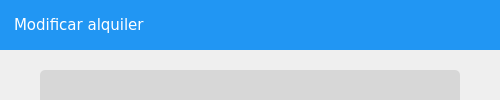
                           <widget class="QWidget" name="alquileresModificar">
                            <layout class="QVBoxLayout" name="verticalLayout_28">
                             <property name="spacing">
                              <number>0</number>
                             </property>
                             <property name="leftMargin">
                              <number>0</number>
                             </property>
                             <property name="topMargin">
                              <number>0</number>
                             </property>
                             <property name="rightMargin">
                              <number>0</number>
                             </property>
                             <property name="bottomMargin">
                              <number>0</number>
                             </property>
                             <item>
                              <widget class="QFrame" name="frame_4">
                               <property name="minimumSize">
                                <size>
                                 <width>500</width>
                                 <height>0</height>
                                </size>
                               </property>
                               <property name="maximumSize">
                                <size>
                                 <width>0</width>
                                 <height>16777215</height>
                                </size>
                               </property>
                               <property name="styleSheet">
                                <string notr="true"/>
                               </property>
                               <property name="frameShape">
                                <enum>QFrame::NoFrame</enum>
                               </property>
                               <property name="frameShadow">
                                <enum>QFrame::Raised</enum>
                               </property>
                               <layout class="QVBoxLayout" name="verticalLayout_27">
                                <property name="spacing">
                                 <number>0</number>
                                </property>
                                <property name="leftMargin">
                                 <number>0</number>
                                </property>
                                <property name="topMargin">
                                 <number>0</number>
                                </property>
                                <property name="rightMargin">
                                 <number>0</number>
                                </property>
                                <property name="bottomMargin">
                                 <number>0</number>
                                </property>
                                <item>
                                 <widget class="QFrame" name="framesModificarAlquiler_2">
                                  <property name="minimumSize">
                                   <size>
                                    <width>0</width>
                                    <height>50</height>
                                   </size>
                                  </property>
                                  <property name="maximumSize">
                                   <size>
                                    <width>16777215</width>
                                    <height>50</height>
                                   </size>
                                  </property>
                                  <property name="styleSheet">
                                   <string notr="true">background-color: #2196f3;</string>
                                  </property>
                                  <property name="frameShape">
                                   <enum>QFrame::NoFrame</enum>
                                  </property>
                                  <property name="frameShadow">
                                   <enum>QFrame::Raised</enum>
                                  </property>
                                  <layout class="QHBoxLayout" name="horizontalLayout_10">
                                   <property name="spacing">
                                    <number>0</number>
                                   </property>
                                   <property name="leftMargin">
                                    <number>0</number>
                                   </property>
                                   <property name="topMargin">
                                    <number>0</number>
                                   </property>
                                   <property name="rightMargin">
                                    <number>0</number>
                                   </property>
                                   <property name="bottomMargin">
                                    <number>0</number>
                                   </property>
                                   <item>
                                    <widget class="QLabel" name="lblTituloModificarAlquiler">
                                     <property name="font">
                                      <font>
                                       <family>Verdana</family>
                                       <pointsize>11</pointsize>
                                      </font>
                                     </property>
                                     <property name="styleSheet">
                                      <string notr="true">QLabel{
	background-color: transparent;
	color: #fff;
	padding: 10px;
}</string>
                                     </property>
                                     <property name="text">
                                      <string>Modificar alquiler</string>
                                     </property>
                                    </widget>
                                   </item>
                                   <item>
                                    <widget class="QPushButton" name="btnCerrarModificarAlquiler">
                                     <property name="minimumSize">
                                      <size>
                                       <width>50</width>
                                       <height>0</height>
                                      </size>
                                     </property>
                                     <property name="maximumSize">
                                      <size>
                                       <width>50</width>
                                       <height>16777215</height>
                                      </size>
                                     </property>
                                     <property name="cursor">
                                      <cursorShape>PointingHandCursor</cursorShape>
                                     </property>
                                     <property name="styleSheet">
                                      <string notr="true">QPushButton{
	border: none;
	background-color: transparent;
	padding: 10px;
}
</string>
                                     </property>
                                     <property name="text">
                                      <string/>
                                     </property>
                                     <property name="icon">
                                      <iconset resource="../Iconos/Iconos.qrc">
                                       <normaloff>:/Iconos/cerrar.png</normaloff>:/Iconos/cerrar.png</iconset>
                                     </property>
                                     <property name="iconSize">
                                      <size>
                                       <width>20</width>
                                       <height>20</height>
                                      </size>
                                     </property>
                                    </widget>
                                   </item>
                                  </layout>
                                 </widget>
                                </item>
                                <item>
                                 <widget class="QFrame" name="framesModificarAlquiler">
                                  <property name="frameShape">
                                   <enum>QFrame::NoFrame</enum>
                                  </property>
                                  <property name="frameShadow">
                                   <enum>QFrame::Raised</enum>
                                  </property>
                                  <widget class="QLineEdit" name="txtDocumentoModificarAlquiler">
                                   <property name="geometry">
                                    <rect>
                                     <x>40</x>
                                     <y>80</y>
                                     <width>420</width>
                                     <height>40</height>
                                    </rect>
                                   </property>
                                   <property name="font">
                                    <font>
                                     <family>Verdana</family>
                                     <pointsize>10</pointsize>
                                    </font>
                                   </property>
                                   <property name="styleSheet">
                                    <string notr="true">QLineEdit{
	background-color: #d7d7d7;
	border: none;
	border-radius: 5px;
	padding: 10px;
}
QLineEdit:focus {
	border: 2px solid rgb(91, 101, 124);
}</string>
                                   </property>
                                   <property name="maxLength">
                                    <number>12</number>
                                   </property>
                                   <property name="placeholderText">
                                    <string>Número de documento</string>
                                   </property>
                                   <property name="clearButtonEnabled">
                                    <bool>true</bool>
                                   </property>
                                  </widget>
                                  <widget class="QComboBox" name="cmbPropiedadModificarAlquiler">
                                   <property name="geometry">
                                    <rect>
                                     <x>40</x>
                                     <y>140</y>
                                     <width>421</width>
                                     <height>40</height>
                                    </rect>
                                   </property>
                                   <property name="font">
                                    <font>
                                     <family>Verdana</family>
                                     <pointsize>10</pointsize>
                                    </font>
                                   </property>
                                   <property name="cursor">
                                    <cursorShape>PointingHandCursor</cursorShape>
                                   </property>
                                   <property name="styleSheet">
                                    <string notr="true">QComboBox{
	background-color: #d7d7d7;
	border-radius: 5px;
	padding-left: 10px;
}
QComboBox:hover {
	border: 2px solid rgb(91, 101, 124);
}

QComboBox, QAbstractItemView {
	color: #000;	
	background-color: #d7d7d7;
	selection-background-color: #cdcdcd;
	selection-color: #000;
}
QComboBox::drop-down {
    width: 30px;
	padding: 5px;
    image: url(:Iconos/seleccionar.png);
}</string>
                                   </property>
                                   <item>
                                    <property name="text">
                                     <string>Propiedad</string>
                                    </property>
                                   </item>
                                  </widget>
                                  <widget class="QLineEdit" name="txtCantidadPersonasModificarAlquiler">
                                   <property name="geometry">
                                    <rect>
                                     <x>40</x>
                                     <y>200</y>
                                     <width>200</width>
                                     <height>40</height>
                                    </rect>
                                   </property>
                                   <property name="font">
                                    <font>
                                     <family>Verdana</family>
                                     <pointsize>10</pointsize>
                                    </font>
                                   </property>
                                   <property name="styleSheet">
                                    <string notr="true">QLineEdit{
	background-color: #d7d7d7;
	border: none;
	border-radius: 5px;
	padding: 10px;
}
QLineEdit:focus {
	border: 2px solid rgb(91, 101, 124);
}</string>
                                   </property>
                                   <property name="maxLength">
                                    <number>100</number>
                                   </property>
                                   <property name="placeholderText">
                                    <string>Cantidad de personas</string>
                                   </property>
                                   <property name="clearButtonEnabled">
                                    <bool>true</bool>
                                   </property>
                                  </widget>
                                  <widget class="QLineEdit" name="txtCantidadMascotasModificarAlquiler">
                                   <property name="geometry">
                                    <rect>
                                     <x>250</x>
                                     <y>200</y>
                                     <width>210</width>
                                     <height>40</height>
                                    </rect>
                                   </property>
                                   <property name="font">
                                    <font>
                                     <family>Verdana</family>
                                     <pointsize>10</pointsize>
                                    </font>
                                   </property>
                                   <property name="styleSheet">
                                    <string notr="true">QLineEdit{
	background-color: #d7d7d7;
	border: none;
	border-radius: 5px;
	padding: 10px;
}
QLineEdit:focus {
	border: 2px solid rgb(91, 101, 124);
}</string>
                                   </property>
                                   <property name="maxLength">
                                    <number>100</number>
                                   </property>
                                   <property name="placeholderText">
                                    <string>Cantidad de mascotas</string>
                                   </property>
                                   <property name="clearButtonEnabled">
                                    <bool>true</bool>
                                   </property>
                                  </widget>
                                  <widget class="QLineEdit" name="txtPrecioModificarAlquiler">
                                   <property name="geometry">
                                    <rect>
                                     <x>40</x>
                                     <y>380</y>
                                     <width>420</width>
                                     <height>40</height>
                                    </rect>
                                   </property>
                                   <property name="font">
                                    <font>
                                     <family>Verdana</family>
                                     <pointsize>10</pointsize>
                                    </font>
                                   </property>
                                   <property name="styleSheet">
                                    <string notr="true">QLineEdit{
	background-color: #d7d7d7;
	border: none;
	border-radius: 5px;
	padding: 10px;
}
QLineEdit:focus {
	border: 2px solid rgb(91, 101, 124);
}</string>
                                   </property>
                                   <property name="text">
                                    <string/>
                                   </property>
                                   <property name="placeholderText">
                                    <string>Precio</string>
                                   </property>
                                   <property name="clearButtonEnabled">
                                    <bool>true</bool>
                                   </property>
                                  </widget>
                                  <widget class="QPushButton" name="btnConfirmarModificarAlquiler">
                                   <property name="geometry">
                                    <rect>
                                     <x>210</x>
                                     <y>450</y>
                                     <width>120</width>
                                     <height>40</height>
                                    </rect>
                                   </property>
                                   <property name="font">
                                    <font>
                                     <family>Verdana</family>
                                     <pointsize>10</pointsize>
                                    </font>
                                   </property>
                                   <property name="cursor">
                                    <cursorShape>PointingHandCursor</cursorShape>
                                   </property>
                                   <property name="focusPolicy">
                                    <enum>Qt::NoFocus</enum>
                                   </property>
                                   <property name="styleSheet">
                                    <string notr="true">QPushButton{
	background-color: #1c1c1c;
	border:none;
	border-radius: 5px;
	color:#fff;
	padding-left: 15px;
	padding-right: 15px;
}
QPushButton:hover{
	background-color: #000000;
}</string>
                                   </property>
                                   <property name="text">
                                    <string>Confirmar</string>
                                   </property>
                                   <property name="icon">
                                    <iconset resource="../Iconos/Iconos.qrc">
                                     <normaloff>:/Iconos/confirmar.png</normaloff>:/Iconos/confirmar.png</iconset>
                                   </property>
                                   <property name="iconSize">
                                    <size>
                                     <width>20</width>
                                     <height>20</height>
                                    </size>
                                   </property>
                                  </widget>
                                  <widget class="QPushButton" name="btnCancelarModificarAlquiler">
                                   <property name="geometry">
                                    <rect>
                                     <x>340</x>
                                     <y>450</y>
                                     <width>120</width>
                                     <height>40</height>
                                    </rect>
                                   </property>
                                   <property name="font">
                                    <font>
                                     <family>Verdana</family>
                                     <pointsize>10</pointsize>
                                    </font>
                                   </property>
                                   <property name="cursor">
                                    <cursorShape>PointingHandCursor</cursorShape>
                                   </property>
                                   <property name="focusPolicy">
                                    <enum>Qt::NoFocus</enum>
                                   </property>
                                   <property name="styleSheet">
                                    <string notr="true">QPushButton{
	background-color: #7f7f7f;
	border:none;
	border-radius: 5px;
	color:#fff;
	padding-left: 15px;
	padding-right: 15px;
}
QPushButton:hover{
	background-color: #595959
}</string>
                                   </property>
                                   <property name="text">
                                    <string>Cancelar</string>
                                   </property>
                                   <property name="icon">
                                    <iconset resource="../Iconos/Iconos.qrc">
                                     <normaloff>:/Iconos/cancelar.png</normaloff>:/Iconos/cancelar.png</iconset>
                                   </property>
                                   <property name="iconSize">
                                    <size>
                                     <width>20</width>
                                     <height>20</height>
                                    </size>
                                   </property>
                                  </widget>
                                  <widget class="QLineEdit" name="txtReservaModificarAlquiler">
                                   <property name="geometry">
                                    <rect>
                                     <x>40</x>
                                     <y>20</y>
                                     <width>420</width>
                                     <height>40</height>
                                    </rect>
                                   </property>
                                   <property name="font">
                                    <font>
                                     <family>Verdana</family>
                                     <pointsize>10</pointsize>
                                    </font>
                                   </property>
                                   <property name="cursor">
                                    <cursorShape>BlankCursor</cursorShape>
                                   </property>
                                   <property name="styleSheet">
                                    <string notr="true">QLineEdit{
	background-color: #d7d7d7;
	border: none;
	border-radius: 5px;
	padding: 10px;
}
</string>
                                   </property>
                                   <property name="text">
                                    <string/>
                                   </property>
                                   <property name="maxLength">
                                    <number>100</number>
                                   </property>
                                   <property name="alignment">
                                    <set>Qt::AlignCenter</set>
                                   </property>
                                   <property name="readOnly">
                                    <bool>true</bool>
                                   </property>
                                   <property name="placeholderText">
                                    <string/>
                                   </property>
                                   <property name="clearButtonEnabled">
                                    <bool>false</bool>
                                   </property>
                                  </widget>
                                  <widget class="QLineEdit" name="txtHoraLlegadaModificarAlquiler">
                                   <property name="geometry">
                                    <rect>
                                     <x>250</x>
                                     <y>260</y>
                                     <width>210</width>
                                     <height>40</height>
                                    </rect>
                                   </property>
                                   <property name="font">
                                    <font>
                                     <family>Verdana</family>
                                     <pointsize>10</pointsize>
                                    </font>
                                   </property>
                                   <property name="styleSheet">
                                    <string notr="true">QLineEdit{
	background-color: #d7d7d7;
	border: none;
	border-radius: 5px;
	padding: 10px;
}
QLineEdit:focus {
	border: 2px solid rgb(91, 101, 124);
}</string>
                                   </property>
                                   <property name="text">
                                    <string/>
                                   </property>
                                   <property name="maxLength">
                                    <number>5</number>
                                   </property>
                                   <property name="placeholderText">
                                    <string>Hora de llegada</string>
                                   </property>
                                   <property name="clearButtonEnabled">
                                    <bool>true</bool>
                                   </property>
                                  </widget>
                                  <widget class="QDateEdit" name="dtFechaLlegadaModificarAlquiler">
                                   <property name="geometry">
                                    <rect>
                                     <x>40</x>
                                     <y>260</y>
                                     <width>200</width>
                                     <height>40</height>
                                    </rect>
                                   </property>
                                   <property name="font">
                                    <font>
                                     <family>Verdana</family>
                                     <pointsize>10</pointsize>
                                    </font>
                                   </property>
                                   <property name="styleSheet">
                                    <string notr="true">QDateEdit{
	background-color: #d7d7d7;
	border: none;
	border-radius: 5px;
	padding: 10px;
}
QDateEdit:focus {
	border: 2px solid rgb(91, 101, 124);
}

QDateEdit::drop-down {
    width: 30px;
	padding: 5px;
    image: url(:Iconos/calendario.png);
}

QCalendarWidget QToolButton{
height: 25px;
color: white;
font-size: 12px;
icon-size: 20px;
}


QCalendarWidget  QAbstractItemView{
font-size: 12px;
selection-color: white;
selection-background-color: #1597E5;
}

QCalendarWidget #qt_calendar_prevmonth {
   qproperty-icon: url(:Iconos/seleccionar-izquierda.png);
}
QCalendarWidget #qt_calendar_nextmonth {
   qproperty-icon: url(:Iconos/seleccionar-derecha.png);
}
</string>
                                   </property>
                                   <property name="currentSection">
                                    <enum>QDateTimeEdit::DaySection</enum>
                                   </property>
                                   <property name="displayFormat">
                                    <string>dd/MM/yyyy</string>
                                   </property>
                                   <property name="calendarPopup">
                                    <bool>true</bool>
                                   </property>
                                  </widget>
                                  <widget class="QDateEdit" name="dtFechaSalidaModificarAlquiler">
                                   <property name="geometry">
                                    <rect>
                                     <x>40</x>
                                     <y>320</y>
                                     <width>200</width>
                                     <height>40</height>
                                    </rect>
                                   </property>
                                   <property name="font">
                                    <font>
                                     <family>Verdana</family>
                                     <pointsize>10</pointsize>
                                    </font>
                                   </property>
                                   <property name="styleSheet">
                                    <string notr="true">QDateEdit{
	background-color: #d7d7d7;
	border: none;
	border-radius: 5px;
	padding: 10px;
}
QDateEdit:focus {
	border: 2px solid rgb(91, 101, 124);
}

QDateEdit::drop-down {
    width: 30px;
	padding: 5px;
    image: url(:Iconos/calendario.png);
}

QCalendarWidget QToolButton{
height: 25px;
color: white;
font-size: 12px;
icon-size: 20px;
}


QCalendarWidget  QAbstractItemView{
font-size: 12px;
selection-color: white;
selection-background-color: #1597E5;
}

QCalendarWidget #qt_calendar_prevmonth {
   qproperty-icon: url(:Iconos/seleccionar-izquierda.png);
}
QCalendarWidget #qt_calendar_nextmonth {
   qproperty-icon: url(:Iconos/seleccionar-derecha.png);
}
</string>
                                   </property>
                                   <property name="calendarPopup">
                                    <bool>true</bool>
                                   </property>
                                  </widget>
                                  <widget class="QLineEdit" name="txtHoraSalidaModificarAlquiler">
                                   <property name="geometry">
                                    <rect>
                                     <x>250</x>
                                     <y>320</y>
                                     <width>210</width>
                                     <height>40</height>
                                    </rect>
                                   </property>
                                   <property name="font">
                                    <font>
                                     <family>Verdana</family>
                                     <pointsize>10</pointsize>
                                    </font>
                                   </property>
                                   <property name="styleSheet">
                                    <string notr="true">QLineEdit{
	background-color: #d7d7d7;
	border: none;
	border-radius: 5px;
	padding: 10px;
}
QLineEdit:focus {
	border: 2px solid rgb(91, 101, 124);
}</string>
                                   </property>
                                   <property name="text">
                                    <string/>
                                   </property>
                                   <property name="maxLength">
                                    <number>5</number>
                                   </property>
                                   <property name="placeholderText">
                                    <string>Hora de salida</string>
                                   </property>
                                   <property name="clearButtonEnabled">
                                    <bool>true</bool>
                                   </property>
                                  </widget>
                                 </widget>
                                </item>
                               </layout>
                              </widget>
                             </item>
                            </layout>
                           </widget>
